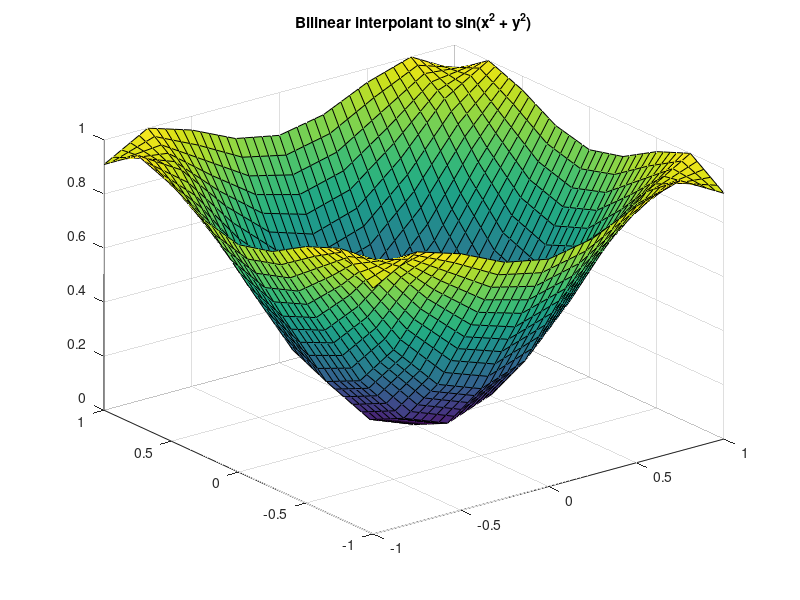

The MATLAB script that drew this image:
% Generates a interpolation of bivariate function in the interval -1 to 1

[x, y] = meshgrid(-1:.25:1);
z = sin(x.^2 + y.^2);
[xi, yi] = meshgrid(-1:.05:1); 
zi = interp2(x, y, z, xi, yi, 'linear'); % We can change the method by changing linear to cubic
surf(xi, yi, zi), title('Bilinear interpolant to sin(x^2 + y^2)') 